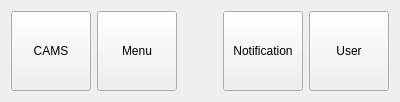
<?xml version="1.0" encoding="UTF-8"?>
<ui version="4.0">
 <class>cams_gui::menu::Menu</class>
 <widget class="QWidget" name="Menu">
  <property name="geometry">
   <rect>
    <x>0</x>
    <y>0</y>
    <width>400</width>
    <height>100</height>
   </rect>
  </property>
  <property name="windowTitle">
   <string>Form</string>
  </property>
  <layout class="QGridLayout" name="gridLayout">
   <item row="0" column="4">
    <widget class="QPushButton" name="user_btn">
     <property name="minimumSize">
      <size>
       <width>80</width>
       <height>80</height>
      </size>
     </property>
     <property name="maximumSize">
      <size>
       <width>80</width>
       <height>80</height>
      </size>
     </property>
     <property name="text">
      <string>User</string>
     </property>
    </widget>
   </item>
   <item row="0" column="0">
    <widget class="QPushButton" name="cams_btn">
     <property name="minimumSize">
      <size>
       <width>80</width>
       <height>80</height>
      </size>
     </property>
     <property name="maximumSize">
      <size>
       <width>80</width>
       <height>80</height>
      </size>
     </property>
     <property name="text">
      <string>CAMS</string>
     </property>
    </widget>
   </item>
   <item row="0" column="1">
    <widget class="QPushButton" name="menu_btn">
     <property name="minimumSize">
      <size>
       <width>80</width>
       <height>80</height>
      </size>
     </property>
     <property name="maximumSize">
      <size>
       <width>80</width>
       <height>80</height>
      </size>
     </property>
     <property name="text">
      <string>Menu</string>
     </property>
    </widget>
   </item>
   <item row="0" column="2">
    <spacer name="horizontalSpacer">
     <property name="orientation">
      <enum>Qt::Horizontal</enum>
     </property>
     <property name="sizeHint" stdset="0">
      <size>
       <width>40</width>
       <height>20</height>
      </size>
     </property>
    </spacer>
   </item>
   <item row="0" column="3">
    <widget class="QPushButton" name="notification_btn">
     <property name="minimumSize">
      <size>
       <width>80</width>
       <height>80</height>
      </size>
     </property>
     <property name="maximumSize">
      <size>
       <width>80</width>
       <height>80</height>
      </size>
     </property>
     <property name="text">
      <string>Notification</string>
     </property>
    </widget>
   </item>
  </layout>
 </widget>
 <resources/>
 <connections/>
</ui>
